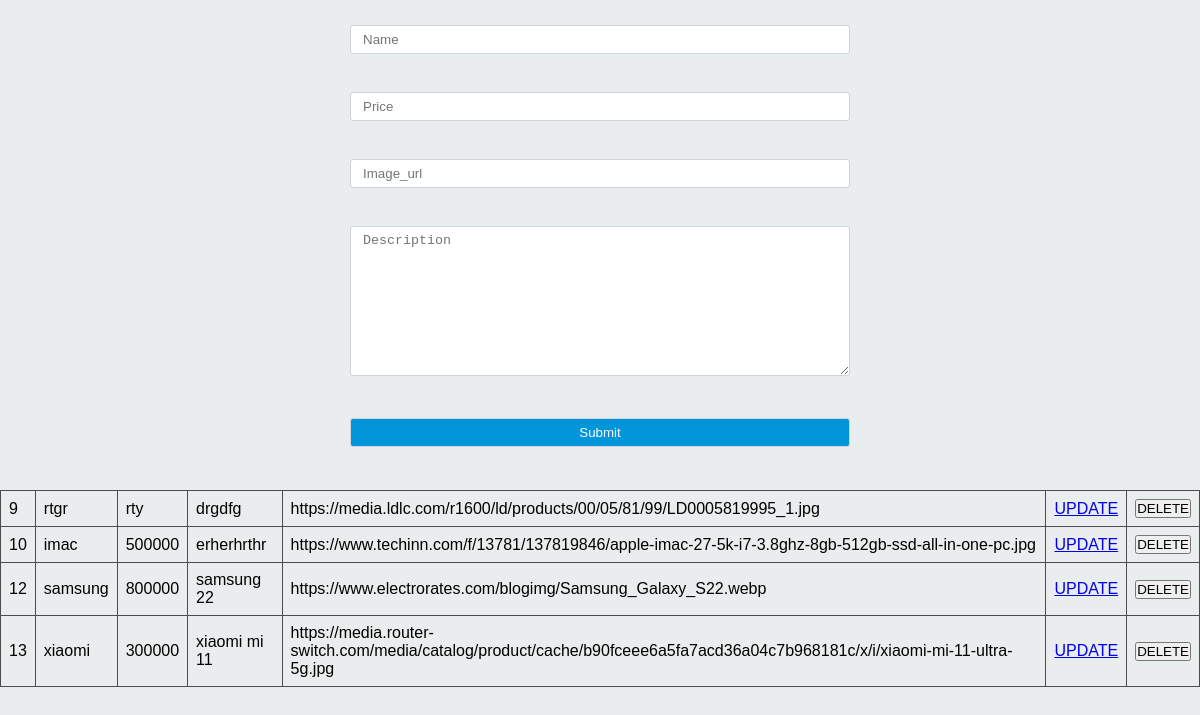
Page /Kamo/admin/index.php on the committed database.
### tables this page shows
CREATE TABLE `products` (
  `id` int(11) NOT NULL,
  `name` varchar(255) NOT NULL,
  `price` varchar(255) NOT NULL,
  `image_url` varchar(255) NOT NULL,
  `description` text NOT NULL
);

### Kamo/admin/index.php (the view, shortened to what this page needs)
<!DOCTYPE html>
<html lang="hy">
<head>
    <link rel="stylesheet" href="../main.css">
</head>
<body>
    <div class="container">
        <div class="row">
            <div class="col">
    <form method="POST" action="add.php">
<div class="form-item">
    <input type="text" name="name" placeholder="Name" required>
    <br>
    <br>
</div>
<div class="form-item">
    <input type="text" name="price" placeholder="Price" required>
    <br>
    <br>
</div>
<div class="form-item">
    <input type="text" name="image_url" placeholder="Image_url" required>
    <br>
    <br>
</div>
<div class="form-item">
    <textarea name="description" placeholder="Description"></textarea>
    <br>
    <br>
</div>
<div class="form-item">
    <input type="submit" name="add" class="btn">
    <br>
    <br>
</div>
    </div>
    </div>
    </div>
<?php
include_once "connect.php";
$sql = "SELECT * FROM `products`";
$products = mysqli_query($conn, $sql);
?>
	<div class="tb">
		<table border="1">
			<?php
				if (mysqli_num_rows($products) > 0) {
				  while($product = mysqli_fetch_assoc($products)) {?>
				  	<tr>
						<td><?php echo $product["id"]; ?></td>
						<td><?php echo $product["name"]; ?></td>
						<td><?php echo $product["price"]; ?></td>
						<td><?php echo $product["description"]; ?></td>
						<td><?php echo $product["image_url"]; ?></td>
						<td><a href='update.php/?id=<?php echo $product["id"]; ?>'>UPDATE</a></td>
						<td>
							<form action="delete.php/?id=<?php echo $product['id']; ?>" method="POST">
								<input type="submit" name="delete" value="DELETE">
							</form>
						</td>
					</tr>
				<?php
				  }
				} else {
				  echo "0 results";
				}
			?>
		</table>
	</div>
</body>
</html>

### Kamo/admin/main.css (style rules this page uses)
* { margin: 0; padding: 0; box-sizing: border-box; }
body { background-color: #EAEDED; font-family: sans-serif; display: flex; flex-direction: column; min-height: 100vh; }
.container { max-width: 1200px; margin: 0 auto; padding: 15px; }
.row { display: flex; justify-content: space-between; flex-wrap: wrap; align-items: center; }
.form-item { margin-bottom: 10px; }
.form-item textarea { height: 150px; resize: vertical; }
.form-item > *:not(label) { width: 100%; margin-top: 10px; border: 1px solid #ced4da; padding: 6px 12px; border-radius: 3px; }
.btn { padding: 8px 20px; border-radius: 5px; background-color: #0395da; color: #fff; border: 1px solid #0395da; transition: all .35s ease; cursor: pointer; }
.col { width: 500px; }
table { border-collapse: collapse; width: 100%; }
th, td { padding: 8px; text-align: left; border: 1px solid #4d4d4d; }
.tb { display: flex; justify-content: space-between; flex-wrap: wrap; margin: 0 auto; }

### rows in the picture
products: id "9", name "rtgr", price "rty", description "drgdfg", image_url "https://media.ldlc.com/r1600/ld/products/00/05/81/99/LD0005819995_1.jpg"
products: id "10", name "imac", price "500000", description "erherhrthr", image_url "https://www.techinn.com/f/13781/137819846/apple-imac-27-5k-i7-3.8ghz-8gb-512gb-ssd-all-in-one-pc.jpg"
products: id "12", name "samsung", price "800000", description "samsung 22", image_url "https://www.electrorates.com/blogimg/Samsung_Galaxy_S22.webp"
products: id "13", name "xiaomi", price "300000", description "xiaomi mi 11", image_url "https://media.router-switch.com/media/catalog/product/cache/b90fceee6a5fa7acd36a04c7b968181c/x/i/xiaomi-mi-11-ultra-5g.jpg"
